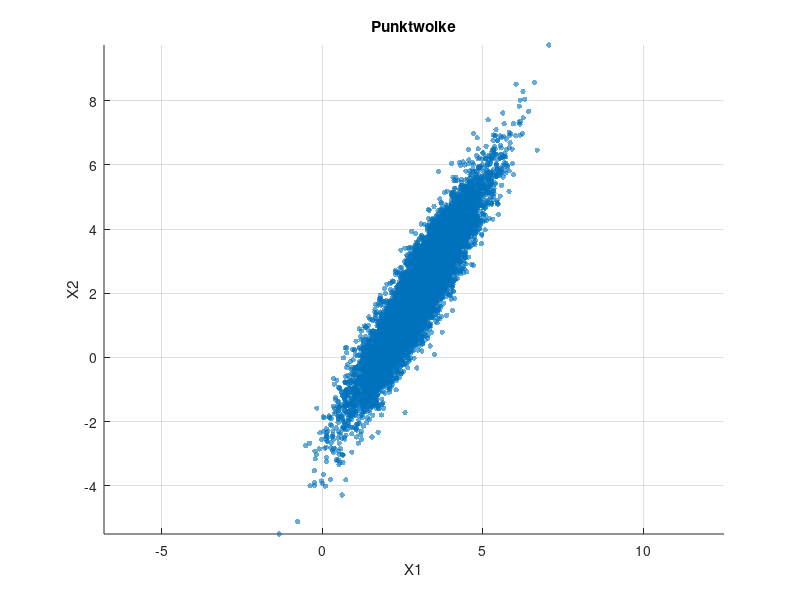
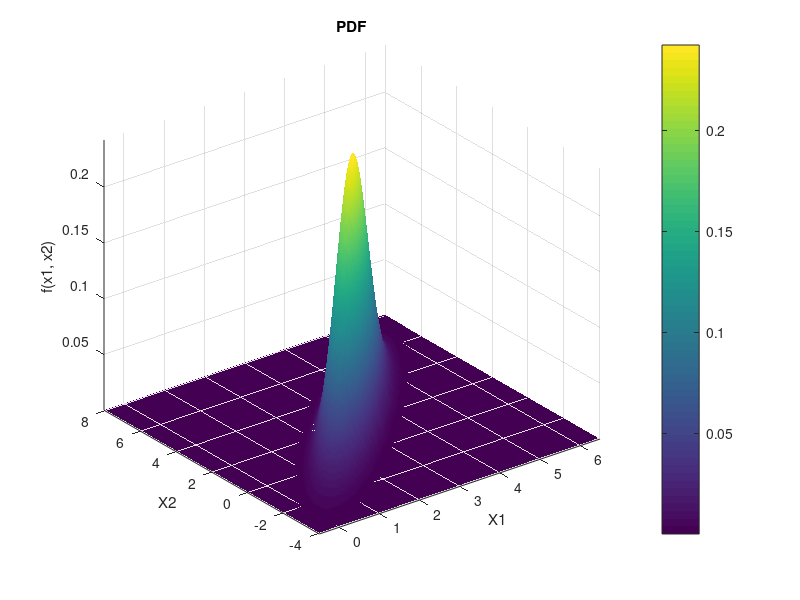
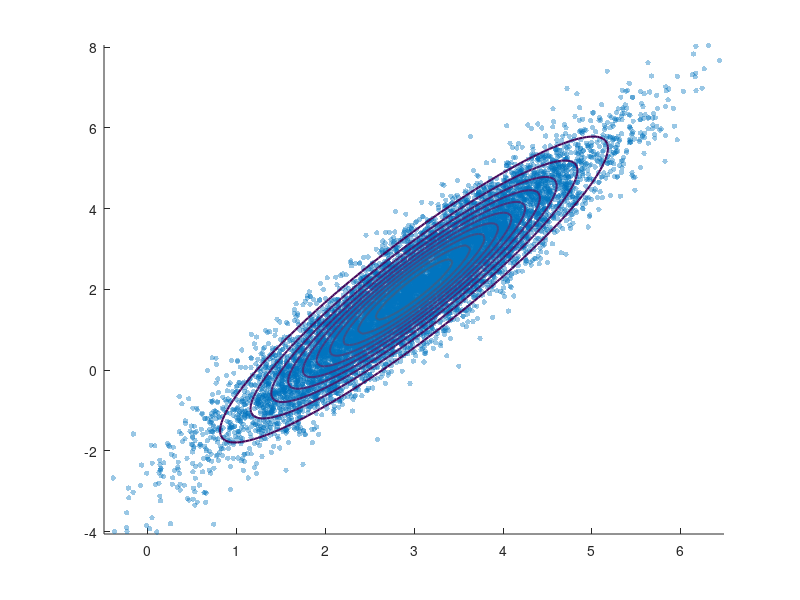

Reproduce these figures in MATLAB, in order. (Note: this script raises an error after producing the figures.)
clear;
clc;
close all;

X = load('norm2D.txt');
X = X';
mu = mean(X);
Sigma = cov(X);
figure;
scatter(X(:,1), X(:,2), 15, 'filled', 'MarkerFaceAlpha', 0.6);
title('Punktwolke');
xlabel('X1');
ylabel('X2');
axis equal;
grid on;


std_devs = sqrt(diag(Sigma));
range_multiplier = 3.5;

x1_range = linspace(mu(1) - range_multiplier * std_devs(1), mu(1) + range_multiplier * std_devs(1), 150);
x2_range = linspace(mu(2) - range_multiplier * std_devs(2), mu(2) + range_multiplier * std_devs(2), 150);

[X1_mesh, X2_mesh] = meshgrid(x1_range, x2_range);

GridPoints = [X1_mesh(:), X2_mesh(:)];

P_values = mvnpdf(GridPoints, mu, Sigma);
P_mesh = reshape(P_values, size(X1_mesh));

figure;
surf(X1_mesh, X2_mesh, P_mesh);
shading interp;
colorbar;
title('PDF');
xlabel('X1');
ylabel('X2');
zlabel('f(x1, x2)');
axis tight;

figure;
scatter(X(:,1), X(:,2), 15, 'filled', 'MarkerFaceAlpha', 0.4);
hold on;

[M, c] = contour(X1_mesh, X2_mesh, P_mesh, 'LineWidth', 1.5);
c.LevelList = round(c.LevelList, 3);
clabel(M, c);

plot(mu(1), mu(2), 'rx', 'MarkerSize', 14, 'LineWidth', 2);

hold off;
axis equal;
grid on;
xlabel('X1');
ylabel('X2');
